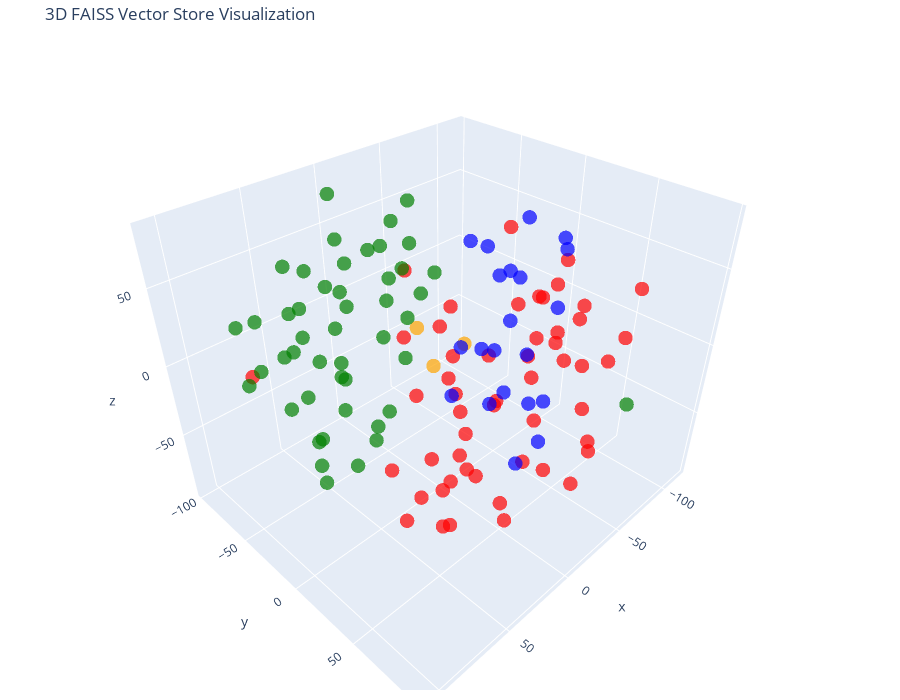

Notebook code for this chart:
### Code cell
tsne = TSNE(n_components=3, random_state=42)
reduced_vectors = tsne.fit_transform(vectors)

# Create the 3D scatter plot
fig = go.Figure(data=[go.Scatter3d(
    x=reduced_vectors[:, 0],
    y=reduced_vectors[:, 1],
    z=reduced_vectors[:, 2],
    mode='markers',
    marker=dict(size=5, color=colors, opacity=0.7),
    text=[f"Type: {t}<br>Text: {d[:100]}..." for t, d in zip(doc_types, documents)],
    hoverinfo='text'
)])

fig.update_layout(
    title='3D FAISS Vector Store Visualization',
    scene=dict(xaxis_title='x', yaxis_title='y', zaxis_title='z'),
    width=900,
    height=700,
    margin=dict(r=20, b=10, l=10, t=40)
)

fig.show()

### Figure 1 — Plotly figure (JSON) as saved in the notebook; plotly's stock layout.template omitted (floating-point values rounded to 4 significant figures)
{"data": [{"hoverinfo": "text", "marker": {"color": ["orange", "orange", "orange", "red", "red", "red", "red", "red", "red", "red", "red", "red", "red", "red", "red", "red", "red", "red", "red", "red", "red", "red", "red", "red", "red", "red", "red", "red", "red", "red", "red", "red", "red", "red", "red", "red", "red", "red", "red", "red", "red", "red", "red", "red", "red", "red", "red", "red", "red", "red", "red", "red", "red", "red", "red", "green", "green", "green", "green", "green", "green", "green", "green", "green", "green", "green", "green", "green", "green", "green", "green", "green", "green", "green", "green", "green", "green", "green", "green", "green", "green", "green", "green", "green", "green", "green", "green", "green", "green", "green", "green", "green", "green", "green", "green", "green", "green", "green", "green", "green", "green", "green", "blue", "blue", "blue", "blue", "blue", "blue", "blue", "blue", "blue", "blue", "blue", "blue", "blue", "blue", "blue", "blue", "blue", "blue", "blue", "blue", "blue"], "opacity": 0.7, "size": 5}, "mode": "markers", "text": ["Type: company<br>Text: # About Insurellm\n\nInsurellm was founded by Avery Lancaster in 2015 as an insurance tech startup des...", "Type: company<br>Text: # Careers at Insurellm\n\nInsurellm is hiring! We are looking for talented software engineers, data sc...", "Type: company<br>Text: # Overview of Insurellm\n\nInsurellm is an innovative insurance tech firm with 200 employees across th...", "Type: contracts<br>Text: # Contract with Apex Reinsurance for Rellm: AI-Powered Enterprise Reinsurance Solution\n\n## Terms\n\n1....", "Type: contracts<br>Text: ## Renewal\n\n1. **Automatic Renewal**: This Agreement will automatically renew for successive one-yea...", "Type: contracts<br>Text: 2. **Seamless Integrations**: The architecture of Rellm allows for easy integration with existing sy...", "Type: contracts<br>Text: 1. **Technical Support**: Provider shall offer dedicated technical support to the Client via phone, ...", "Type: contracts<br>Text: **Insurellm, Inc.**  \n_____________________________  \nAuthorized Signature   \nDate: ________________...", "Type: contracts<br>Text: # Contract with Belvedere Insurance for Markellm\n\n## Terms\nThis Contract (\"Agreement\") is made and e...", "Type: contracts<br>Text: ## Renewal\n1. **Renewal Terms**: This Agreement may be renewed for additional one-year terms upon mu...", "Type: contracts<br>Text: ## Features\n1. **AI-Powered Matching**: Belvedere Insurance will benefit from Markellm's AI-powered ...", "Type: contracts<br>Text: ## Support\n1. **Technical Support**: Technical support will be available from 9 AM to 7 PM EST, Mond...", "Type: contracts<br>Text: **Belvedere Insurance**  \nSignature: ______________________  \nName: [Authorized Signatory]  \nTitle: ...", "Type: contracts<br>Text: # Contract with BrightWay Solutions for Markellm\n\n**Contract Date:** October 5, 2023  \n**Contract ID...", "Type: contracts<br>Text: 3. **Service Level Agreement (SLA):**  \n   Insurellm commits to a 99.9% uptime for the platform with...", "Type: contracts<br>Text: 2. **Real-Time Quote Availability:**  \n   Consumers sourced via BrightWay Solutions will receive rea...", "Type: contracts<br>Text: 3. **Training and Onboarding:**  \n   Insurellm agrees to provide one free training session on how to...", "Type: contracts<br>Text: # Contract with EverGuard Insurance for Rellm: AI-Powered Enterprise Reinsurance Solution\n\n**Contrac...", "Type: contracts<br>Text: 4. **Usage Rights**: EverGuard Insurance is granted a non-exclusive, non-transferable license to acc...", "Type: contracts<br>Text: 1. **Core Functionality**: Rellm provides EverGuard Insurance with advanced AI-driven analytics, sea...", "Type: contracts<br>Text: 1. **Customer Support**: Insurellm will provide EverGuard Insurance with 24/7 customer support, incl...", "Type: contracts<br>Text: ---\n\n**Signatures**  \n**For Insurellm**: __________________________  \n**Name**: John Smith  \n**Title...", "Type: contracts<br>Text: # Contract with GreenField Holdings for Markellm\n\n**Effective Date:** November 15, 2023  \n**Contract...", "Type: contracts<br>Text: ## Renewal\n1. **Automatic Renewal**: This contract will automatically renew for sequential one-year ...", "Type: contracts<br>Text: ## Features\n1. **AI-Powered Matching**: Access to advanced algorithms that connect GreenField Holdin...", "Type: contracts<br>Text: ## Support\n1. **Customer Support Access**: The Client will have access to dedicated support through ...", "Type: contracts<br>Text: **Signatures:**  \n_________________________                           _________________________  \n**...", "Type: contracts<br>Text: # Contract with Greenstone Insurance for Homellm\n\n---\n\n## Terms\n\n1. **Parties**: This Contract (\"Agr...", "Type: contracts<br>Text: 4. **Payment Terms**: \n   - The Customer shall pay an amount of $10,000 per month for the Standard T...", "Type: contracts<br>Text: ---\n\n## Features\n\n- **AI-Powered Risk Assessment**: Customer will have access to enhanced risk evalu...", "Type: contracts<br>Text: - **Customer Portal**: A dedicated portal will be provided, allowing the Customer's clients to manag...", "Type: contracts<br>Text: ______________________________  \n[Name], [Title]  \nDate: ______________________\n\n**For Greenstone In...", "Type: contracts<br>Text: # Contract with GreenValley Insurance for Homellm\n\n**Contract Date:** October 6, 2023  \n**Contract N...", "Type: contracts<br>Text: 4. **Confidentiality:** Both parties agree to maintain the confidentiality of proprietary informatio...", "Type: contracts<br>Text: 1. **AI-Powered Risk Assessment:** Access to advanced AI algorithms for real-time risk evaluations.\n...", "Type: contracts<br>Text: 3. **Regular Updates:** Insurellm will offer ongoing updates and enhancements to the Homellm platfor...", "Type: contracts<br>Text: # Contract with Pinnacle Insurance Co. for Homellm\n\n## Terms\nThis contract (\"Contract\") is entered i...", "Type: contracts<br>Text: ## Renewal\n1. **Renewal Terms**: At the end of the initial term, this Contract shall automatically r...", "Type: contracts<br>Text: ## Features\n1. **AI-Powered Risk Assessment**: Utilized for tailored underwriting decisions specific...", "Type: contracts<br>Text: ## Support\n1. **Technical Support**: Insurellm shall provide 24/7 technical support via an email and...", "Type: contracts<br>Text: # Contract with Roadway Insurance Inc. for Carllm\n\n---\n\n## Terms\n\n1. **Agreement Effective Date**: T...", "Type: contracts<br>Text: ---\n\n## Renewal\n\n1. **Automatic Renewal**: This agreement will automatically renew for an additional...", "Type: contracts<br>Text: ---\n\n## Features\n\n1. **Access to Core Features**: Roadway Insurance Inc. will have access to all Pro...", "Type: contracts<br>Text: ---\n\n## Support\n\n1. **Technical Support**: Roadway Insurance Inc. will receive priority technical su...", "Type: contracts<br>Text: # Contract with Stellar Insurance Co. for Rellm\n\n## Terms\nThis contract is made between **Insurellm*...", "Type: contracts<br>Text: ### Termination\nEither party may terminate this agreement with a **30-day written notice**. In the e...", "Type: contracts<br>Text: ## Features\nStellar Insurance Co. will receive access to the following features of the Rellm product...", "Type: contracts<br>Text: ## Support\nInsurellm provides Stellar Insurance Co. with the following support services:\n\n- **24/7 T...", "Type: contracts<br>Text: # Contract with TechDrive Insurance for Carllm\n\n**Contract Date:** October 1, 2024  \n**Contract Dura...", "Type: contracts<br>Text: ## Renewal\n\n1. **Automatic Renewal**: This contract shall automatically renew for additional one-yea...", "Type: contracts<br>Text: ## Support\n\n1. **Customer Support**: Insurellm will provide 24/7 customer support to TechDrive Insur...", "Type: contracts<br>Text: **TechDrive Insurance Representative:**  \nName: Sarah Johnson  \nTitle: Operations Director  \nDate: _...", "Type: contracts<br>Text: # Contract with Velocity Auto Solutions for Carllm\n\n**Contract Date:** October 1, 2023  \n**Contract ...", "Type: contracts<br>Text: ## Renewal\n\n1. **Automatic Renewal**: This contract will automatically renew for successive 12-month...", "Type: contracts<br>Text: ## Support\n\n1. **Customer Support**: Velocity Auto Solutions will have access to Insurellm’s custome...", "Type: employees<br>Text: # HR Record\n\n# Alex Chen\n\n## Summary\n- **Date of Birth:** March 15, 1990  \n- **Job Title:** Backend ...", "Type: employees<br>Text: ## Annual Performance History\n- **2020:**  \n  - Completed onboarding successfully.  \n  - Met expecta...", "Type: employees<br>Text: ## Compensation History\n- **2020:** Base Salary: $80,000  \n- **2021:** Base Salary Increase to $90,0...", "Type: employees<br>Text: Alex Chen continues to be a vital asset at Insurellm, contributing significantly to innovative backe...", "Type: employees<br>Text: # HR Record\n\n# Alex Harper\n\n## Summary\n- **Date of Birth**: March 15, 1993  \n- **Job Title**: Sales ...", "Type: employees<br>Text: ## Annual Performance History  \n- **2021**:  \n  - **Performance Rating**: 4.5/5  \n  - **Key Achievem...", "Type: employees<br>Text: - **2022**:  \n  - **Base Salary**: $65,000 (Promotion to Senior SDR)  \n  - **Bonus**: $13,000 (20% o...", "Type: employees<br>Text: # HR Record\n\n# Alex Thomson\n\n## Summary\n- **Date of Birth:** March 15, 1995  \n- **Job Title:** Sales...", "Type: employees<br>Text: ## Annual Performance History  \n- **2022** - Rated as \"Exceeds Expectations.\" Alex Thomson achieved ...", "Type: employees<br>Text: ## Other HR Notes\n- Alex Thomson is an active member of the Diversity and Inclusion committee at Ins...", "Type: employees<br>Text: # Avery Lancaster\n\n## Summary\n- **Date of Birth**: March 15, 1985  \n- **Job Title**: Co-Founder & Ch...", "Type: employees<br>Text: - **2010 - 2013**: Business Analyst at Edge Analytics  \n  Prior to joining Innovate, Avery worked as...", "Type: employees<br>Text: - **2018**: **Exceeds Expectations**  \n  Under Avery’s pivoted vision, Insurellm launched two new su...", "Type: employees<br>Text: - **2022**: **Satisfactory**  \n  Avery focused on rebuilding team dynamics and addressing employee c...", "Type: employees<br>Text: ## Compensation History\n- **2015**: $150,000 base salary + Significant equity stake  \n- **2016**: $1...", "Type: employees<br>Text: ## Other HR Notes\n- **Professional Development**: Avery has actively participated in leadership trai...", "Type: employees<br>Text: # HR Record\n\n# Emily Carter\n\n## Summary\n- **Date of Birth:** August 12, 1990  \n- **Job Title:** Acco...", "Type: employees<br>Text: - **2017-2019:** Marketing Intern  \n  - Assisted with market research and campaign development for s...", "Type: employees<br>Text: ## Compensation History\n| Year | Base Salary | Bonus         | Total Compensation |\n|------|--------...", "Type: employees<br>Text: Emily Carter exemplifies the kind of talent that drives Insurellm's success and is an invaluable ass...", "Type: employees<br>Text: # HR Record\n\n# Emily Tran\n\n## Summary\n- **Date of Birth:** March 18, 1991  \n- **Job Title:** Digital...", "Type: employees<br>Text: - **January 2017 - May 2018**: Marketing Intern  \n  - Supported the Marketing team by collaborating ...", "Type: employees<br>Text: - **2021**:  \n  - Performance Rating: Meets Expectations  \n  - Key Achievements: Contributed to the ...", "Type: employees<br>Text: - **Professional Development Goals**:  \n  - Emily Tran aims to become a Marketing Manager within the...", "Type: employees<br>Text: # HR Record\n\n# Jordan Blake\n\n## Summary\n- **Date of Birth:** March 15, 1993  \n- **Job Title:** Sales...", "Type: employees<br>Text: ## Annual Performance History\n- **2021:** First year at Insurellm; achieved 90% of monthly targets. ...", "Type: employees<br>Text: ## Other HR Notes\n- Jordan has shown an interest in continuing education, actively participating in ...", "Type: employees<br>Text: # HR Record\n\n# Jordan K. Bishop\n\n## Summary\n- **Date of Birth:** March 15, 1990\n- **Job Title:** Fro...", "Type: employees<br>Text: ## Annual Performance History\n- **2019:** Exceeds Expectations - Continuously delivered high-quality...", "Type: employees<br>Text: ## Compensation History\n- **June 2018:** Starting Salary - $85,000\n- **June 2019:** Salary Increase ...", "Type: employees<br>Text: ## Other HR Notes\n- Jordan K. Bishop has been an integral part of club initiatives, including the In...", "Type: employees<br>Text: # HR Record\n\n# Maxine Thompson\n\n## Summary\n- **Date of Birth:** January 15, 1991  \n- **Job Title:** ...", "Type: employees<br>Text: ## Insurellm Career Progression\n- **January 2017 - October 2018**: **Junior Data Engineer**  \n  * Ma...", "Type: employees<br>Text: ## Annual Performance History\n- **2017**: *Meets Expectations*  \n  Maxine showed potential in her ro...", "Type: employees<br>Text: - **2021**: *Exceeds Expectations*  \n  Maxine spearheaded the transition to a new data warehousing s...", "Type: employees<br>Text: ## Compensation History\n- **2017**: $70,000 (Junior Data Engineer)  \n- **2018**: $75,000 (Junior Dat...", "Type: employees<br>Text: # HR Record\n\n# Oliver Spencer\n\n## Summary\n- **Date of Birth**: May 14, 1990  \n- **Job Title**: Backe...", "Type: employees<br>Text: ## Annual Performance History\n- **2018**: **3/5** - Adaptable team player but still learning to take...", "Type: employees<br>Text: ## Compensation History\n- **March 2018**: Initial salary of $80,000.\n- **July 2019**: Salary increas...", "Type: employees<br>Text: # Samantha Greene\n\n## Summary\n- **Date of Birth:** October 14, 1990\n- **Job Title:** HR Generalist\n-...", "Type: employees<br>Text: ## Annual Performance History\n- **2020:** Exceeds Expectations  \n  Samantha Greene demonstrated exce...", "Type: employees<br>Text: ## Compensation History\n- **2020:** Base Salary - $55,000  \n  The entry-level salary matched industr...", "Type: employees<br>Text: - **2023:** Base Salary - $70,000  \n  Recognized for substantial improvement in employee relations m...", "Type: employees<br>Text: # HR Record\n\n# Samuel Trenton\n\n## Summary\n- **Date of Birth:** April 12, 1989  \n- **Job Title:** Sen...", "Type: employees<br>Text: ## Annual Performance History\n- **2023:** Rating: 4.5/5  \n  *Samuel exceeded expectations, successfu...", "Type: employees<br>Text: ## Compensation History\n- **2023:** Base Salary: $115,000 + Bonus: $15,000  \n  *Annual bonus based o...", "Type: employees<br>Text: - **Engagement in Company Culture:** Regularly participates in team-building events and contributes ...", "Type: products<br>Text: # Product Summary\n\n# Carllm\n\n## Summary\n\nCarllm is an innovative auto insurance product developed by...", "Type: products<br>Text: - **Instant Quoting**: With Carllm, insurance companies can offer near-instant quotes to customers, ...", "Type: products<br>Text: - **Mobile Integration**: Carllm is designed to work seamlessly with mobile applications, providing ...", "Type: products<br>Text: - **Professional Tier**: $2,500/month\n  - For medium-sized companies.\n  - All Basic Tier features pl...", "Type: products<br>Text: ### Q2 2025: Customer Experience Improvements\n- Launch of a new **mobile app** for end-users.\n- Intr...", "Type: products<br>Text: # Product Summary\n\n# Homellm\n\n## Summary\nHomellm is an innovative home insurance product developed b...", "Type: products<br>Text: ### 2. Dynamic Pricing Model\nWith Homellm's innovative dynamic pricing model, insurance providers ca...", "Type: products<br>Text: ### 5. Multi-Channel Integration\nHomellm seamlessly integrates into existing insurance platforms, pr...", "Type: products<br>Text: - **Basic Tier:** Starting at $5,000/month for small insurers with basic integration features.\n- **S...", "Type: products<br>Text: All tiers include a comprehensive training program and ongoing updates to ensure optimal performance...", "Type: products<br>Text: With Homellm, Insurellm is committed to transforming the landscape of home insurance, ensuring both ...", "Type: products<br>Text: # Product Summary\n\n# Markellm\n\n## Summary\n\nMarkellm is an innovative two-sided marketplace designed ...", "Type: products<br>Text: - **User-Friendly Interface**: Designed with user experience in mind, Markellm features an intuitive...", "Type: products<br>Text: - **Customer Support**: Our dedicated support team is always available to assist both consumers and ...", "Type: products<br>Text: ### For Insurance Companies:\n- **Basic Listing Fee**: $199/month for a featured listing on the platf...", "Type: products<br>Text: ### Q3 2025\n- Initiate a comprehensive marketing campaign targeting both consumers and insurers to i...", "Type: products<br>Text: # Product Summary\n\n# Rellm: AI-Powered Enterprise Reinsurance Solution\n\n## Summary\n\nRellm is an inno...", "Type: products<br>Text: ### Seamless Integrations\nRellm's architecture is designed for effortless integration with existing ...", "Type: products<br>Text: ### Regulatory Compliance Tools\nRellm includes built-in compliance tracking features to help organiz...", "Type: products<br>Text: Join the growing number of organizations leveraging Rellm to enhance their reinsurance processes whi...", "Type: products<br>Text: Experience the future of reinsurance with Rellm, where innovation meets reliability. Let Insurellm h..."], "type": "scatter3d", "x": [30.05, 39.75, 20.02, -70.12, -115.4, -54.47, -32.82, 70.12, 19.66, -94.21, 5.059, -10.47, 47.57, -27.15, -41.95, -16.2, -28.58, -55.83, -41.62, -33.34, -39.56, 38.13, 4.836, -99.34, -61.39, 2.909, 53.52, 4.727, -76.26, -35.39, 30.87, 69.86, -4.024, 67.77, -35.43, 24.9, -19.29, -90.16, -61.45, 41.43, -56.98, -68.84, -44.14, -48.21, -84.85, -97.92, -59.34, -66.77, -29.08, -34.65, -22.76, -7.972, -45.38, 9.07, -44.34, 15.14, 65.42, 65.85, 8.237, -16.28, 62.03, 81.94, -39.97, 48.81, 8.83, 24.56, 90.82, 38.52, 30.88, 106.1, 15.68, -24.51, 59.58, 59.54, 22.93, -22.12, -55.98, 44.44, -19.66, -9.305, 50.95, -0.2322, 18.67, 75.9, 94.36, 17.24, 5.312, 22.73, 60.79, 36.92, 91.5, 30.23, 71.68, 62.23, 38.99, 70.17, 80.87, 56.54, 4.14, 76.77, 80.38, 12.78, 0.03255, -10.14, -33.52, -25.65, -1.6, -58.29, -81.22, -73.63, -97.43, -81.78, -48.03, -10.12, -30.36, -57.31, -10.27, -4.168, -16.33, -14.84, -38.87, -7.294, 12.29], "y": [25.86, 24.67, 37.6, 48.68, -17.9, -88.84, -67.48, 46.75, 40.73, -10.59, 67.61, 96.1, 55.31, -18.51, 77.99, 85.51, -29.06, 38.31, 49.12, 41.1, 22.21, 84.22, 21.08, 15.33, 84.34, 51.95, 55.95, 13.62, 48.52, 86.45, 15.3, 72.54, -12.07, -91.95, 52.62, -17.46, 12.42, -1.579, 79.36, 59.68, -5.346, 12.95, 10.3, -5.702, 35.83, 24.98, 38.75, 28.32, -11.28, 12.02, -15.72, -29.34, -31.32, 75.85, -33.09, -68.63, 2.78, -35.3, 4.658, -63.73, -8.548, 1.908, -57.78, -24.38, -38.25, -1.566, 6.772, -13.67, -9.644, -25.08, -8.881, -77.23, 15.07, -55.9, 2.202, -63.36, 89.6, -35.63, -45.49, -52.36, -14.99, -30.11, -57.24, -13.29, -30.94, -37.5, -96.98, -63.93, -39.26, -43.54, -56.5, -80.99, -18.75, -51.47, -77.04, -48.84, -56.83, -60.83, -84.29, -19.99, -31.66, -75.53, 9.426, 29.47, 39.22, 55.24, 46.49, -8.281, -11.06, -32.18, 8.686, -7.281, -22.93, 6.521, 14.04, 31.06, 50.89, 27.49, 65.73, 35.87, 52.13, 55.84, 59.76], "z": [23.67, 50.39, 37.99, -15.05, -14.51, 2.221, -31.44, -42.83, -44.34, -48.82, -30.74, -8.696, -56.47, 15.57, -46.23, -49.17, -3.711, 3.174, 21.73, 44.51, 29.12, -38.45, -55.88, -42.15, 55.15, -74.47, -26.44, -82.01, -51.16, 24.0, -76.09, -27.67, -85.68, -24.7, -73.1, -79.94, -94.24, -28.1, 23.01, 5.741, -63.9, -41.53, 70.51, -23.44, 14.65, -5.121, 55.51, 33.27, -60.55, -45.29, -33.06, -46.0, -65.82, 4.769, -35.4, 22.16, -36.54, 46.53, 60.78, 5.255, 24.22, 40.07, 3.169, -1.187, 1.51, 12.41, -17.44, -44.82, -25.48, 24.16, 30.79, 35.16, -5.172, 31.83, 81.6, 57.13, -13.54, 24.8, 76.21, 28.14, 50.12, 46.71, 46.68, -52.9, 53.12, 61.63, 10.32, -33.41, -48.21, -40.25, 36.88, 37.11, -26.92, 63.22, -2.836, -24.04, 3.714, 2.946, 47.03, 3.855, 25.32, 80.71, -20.62, -21.16, -28.38, -13.62, 0.9014, 28.25, 16.8, 33.48, 45.08, 58.29, 49.23, 6.701, -1.444, -77.08, -52.71, 18.49, 55.27, 64.85, 74.11, 27.08, 57.82]}], "layout": {"height": 700, "margin": {"b": 10, "l": 10, "r": 20, "t": 40}, "scene": {"xaxis": {"title": {"text": "x"}}, "yaxis": {"title": {"text": "y"}}, "zaxis": {"title": {"text": "z"}}}, "title": {"text": "3D FAISS Vector Store Visualization"}, "width": 900}}
